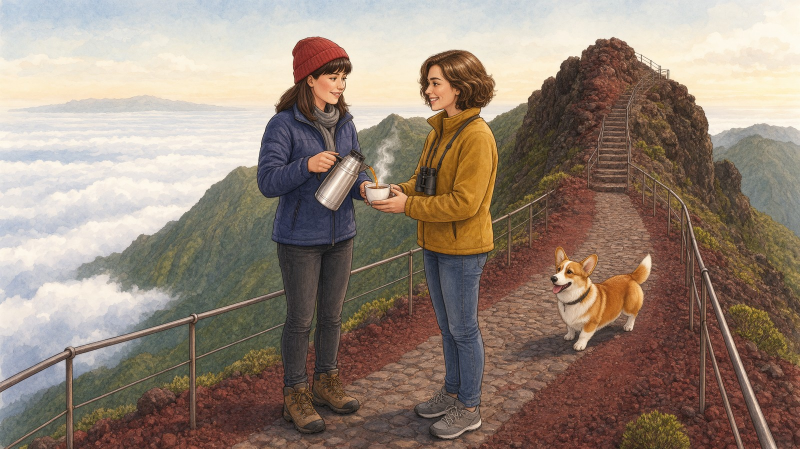
#> input picture tools/core/gen/masters/b6p7v2.jpg, 1600 x 898 px, found by its file name (shown at 1/2 size)
$ python b6p7steam.py
#> lines starting #> are read from the running program, lines starting #| are printed output that depends on the picture; after the words box and inside, x2 and y2 are one past the last pixel; in counts of white or black regions, pixels touching at a corner belong together
### tools/core/frames.py
import json, os, re, numpy as np, cv2
from PIL import Image, ImageDraw, ImageFilter
S='/tmp/claude-0/-home-claude/c592c827-54c1-535b-90c3-a38173d9efc0/scratchpad/'
A=S+'artifact-files/87e1712e-5e90-4175-b828-2581544915d4/'; I=A+'img/'; M=S+'gen/masters/'
W,H=1600,898; K=W/1200
def load(name): return np.asarray(Image.open(M+name).convert('RGB'),np.float32)
#> called with name = 'b6p7v2.jpg'
def rgb(p): return np.asarray(Image.open(p).convert('RGB').resize((W,H),Image.LANCZOS),np.float32)
# [4 lines left out: function poly_mask, not called in this run]
def soften(m,grow=3,blur=1.5):
    im=Image.fromarray((m*255).astype(np.uint8)).filter(ImageFilter.MedianFilter(5)).filter(ImageFilter.MinFilter(3)).filter(ImageFilter.MaxFilter(grow))
    return np.asarray(im.filter(ImageFilter.GaussianBlur(blur)),np.float32)/255
def lum(B): return B@np.float32([.299,.587,.114])
def sat(B): return B.max(2)-B.min(2)
DIS=cv2.DISOpticalFlow_create(cv2.DISOPTICAL_FLOW_PRESET_MEDIUM)
G8=lambda a:cv2.cvtColor(np.clip(a,0,255).astype(np.uint8),cv2.COLOR_RGB2GRAY)
def flow(a,b): return DIS.calc(G8(a),G8(b),None)
GX,GY=np.meshgrid(np.arange(W,dtype=np.float32),np.arange(H,dtype=np.float32))
def warp(im,f,s): return cv2.remap(im,GX-s*f[...,0],GY-s*f[...,1],cv2.INTER_CUBIC,borderMode=cv2.BORDER_REFLECT)
def morph(a,b,s,fab=None,fba=None):
    fab=flow(a,b) if fab is None else fab; fba=flow(b,a) if fba is None else fba
    return (1-s)*warp(a,fab,s)+s*warp(b,fba,1-s)
# [6 lines left out: function cycle, not called in this run]
def water_cycle(B,variants,amp=.45,steps=7): return cycle([B]+[morph(B,v,amp) for v in variants],steps)
def shift(B,dx,dy): return cv2.remap(B,GX-dx,GY-dy,cv2.INTER_CUBIC,borderMode=cv2.BORDER_REFLECT)
# [6 lines left out: function fall_scroll, not called in this run]
def breathe(B,g,n=16,amp=.08):
    return [B*(1+amp*0.5*(1-np.cos(2*np.pi*i/n))*g)[...,None] for i in range(n)]
# [72 lines left out: functions twinkle, save, loop, insert, ripple, sway, not called in this run]

# ---------- steam: soft white wisps rising and curling from (cx, cy), looping ----------
def steam(B,cx,cy,height=150,width=46,n=24,strands=3,alpha=.62,seed=3,lean=0.):
#> called with cx = 755, cy = 366, height = 150, width = 42, n = 24, strands = 3, alpha = 0.5, seed = 3
    rng=np.random.default_rng(seed); out=[]
    ph=[rng.uniform(0,1) for _ in range(strands)]; off=[(s-(strands-1)/2)*width*0.32 for s in range(strands)]
    for i in range(n):
        layer=np.zeros((H,W),np.float32)
        for s in range(strands):
            for k in range(70):
                u=(k/70+ i/n + ph[s])%1.0                       # 0 at cup, 1 at top
                yv=cy-u*height
                xv=cx+lean*u+off[s]*(1-u*.5)+np.sin(u*7.0+ph[s]*6.28+i/n*6.28)*width*0.32*u
                a=np.sin(np.pi*u)**1.4*(1-u*.35)
                r=2.2+5*u
                cv2.circle(layer,(int(xv),int(yv)),int(r),float(a),-1,lineType=cv2.LINE_AA)
        layer=cv2.GaussianBlur(layer,(0,0),3.5); layer=np.clip(layer,0,1)*alpha
        out.append(B*(1-layer[...,None])+np.float32([255,252,246])*layer[...,None])
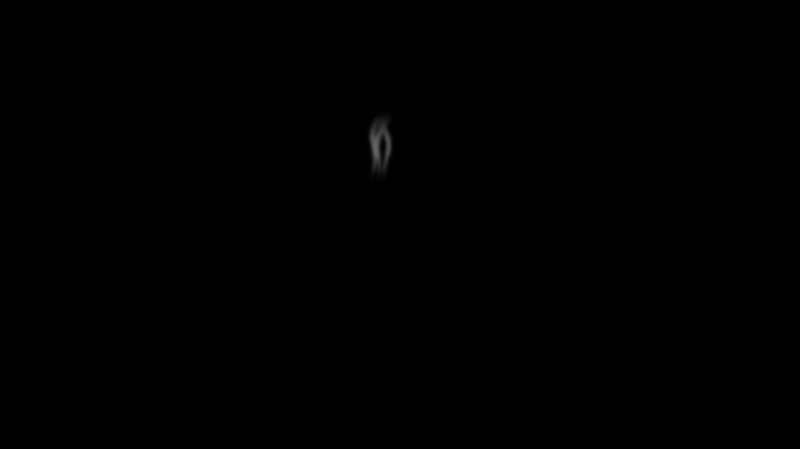
#> layer: shape (898, 1600) float32 (shown at 1/2 size); min 0, max 0.397, mean 0.000573
#> after the loop, out = 24 items
    return out

# ---------- spill: wave water pouring over a rock wall into a pool, timed to the wave peak ----------
# [49 lines left out: functions _pulse, spill, not called in this run]

### tools/core/windfx.py
"""Gentle wind layers (painted-frame sway). usage: windfx.py <key>   (adds/replaces the page's 'lb' layer)"""
import sys, re, numpy as np, cv2
S = '/tmp/claude-0/-home-claude/c592c827-54c1-535b-90c3-a38173d9efc0/scratchpad/'
sys.path.insert(0, S)
import frames as F
W, H = 1600, 898
YY, XX = np.mgrid[0:H, 0:W]

FOLIAGE = {  # key: (image, foliage polys, people/object boxes to keep still (SAM), amp)
 'domingo:1': ('b3p2v2', [[(0, 60), (330, 60), (330, 600), (0, 640)], [(1270, 100), (1600, 100), (1600, 898), (1150, 898), (1150, 600), (1270, 600)]],
               [[700, 265, 985, 898], [60, 360, 1020, 898], [630, 400, 760, 560]], 2.4),
 'domingo:2': ('b3p3', [[(0, 0), (420, 0), (420, 480), (0, 500)], [(0, 640), (260, 640), (260, 898), (0, 898)], [(1150, 470), (1600, 470), (1600, 898), (1150, 898)]],
               [[420, 190, 620, 770], [590, 190, 800, 780], [750, 600, 1010, 900]], 2.4),
 'domingo:3': ('b3p4', [[(0, 690), (240, 690), (260, 898), (0, 898)], [(0, 540), (120, 540), (120, 690), (0, 690)], [(1340, 500), (1600, 500), (1600, 820), (1340, 820)], [(560, 0), (1080, 0), (1080, 110), (560, 110)]],
               [[900, 500, 1140, 898], [730, 690, 880, 820]], 2.2),
 'domingo:4': ('b3p5', [[(1150, 0), (1600, 0), (1600, 898), (1240, 898), (1240, 450), (1150, 450)], [(450, 0), (1150, 0), (1150, 70), (450, 70)], [(0, 640), (250, 640), (250, 898), (0, 898)]],
               [[370, 160, 560, 800], [540, 160, 820, 800], [930, 520, 1150, 760]], 2.4),
 'domingo:6': ('b3p7', [[(0, 230), (450, 230), (450, 680), (0, 700)], [(1240, 380), (1600, 380), (1600, 898), (1380, 898), (1380, 700), (1240, 700)]],
               [[440, 140, 800, 898], [750, 150, 1210, 898], [1040, 520, 1430, 898], [0, 640, 400, 898]], 2.4),
}
HAIR = {  # key: (image, [(hair box x0,y0,x1,y1, face cx,cy)], amp)
 'sabado:3': ('b2p4', [(520, 240, 710, 400, 630, 320), (900, 190, 1100, 360, 1010, 290)], 1.8),
 'sabado:4': ('b2p5', [(840, 100, 1060, 330, 950, 215), (1060, 110, 1240, 290, 1140, 200)], 1.8),
 'sabado:5': ('b2p6', [(510, 80, 720, 360, 630, 220), (880, 130, 1060, 420, 960, 250)], 1.8),
 'sabado:6': ('b2p7', [(330, 200, 560, 450, 470, 320), (570, 320, 730, 480, 650, 410)], 1.8),
}
UMBRELLA = {'sabado:6': [(1340, 0), (1600, 0), (1600, 45), (1340, 30)]}

# [15 lines left out: functions people_mask, _sam_people, not called in this run]

def add_layer(key, html_layer, stem):
    h = open(F.A + 'index.html').read(); i = h.find(f"'{key}':"); j = h.find('\n', i); line = h[i:j]
    line = re.sub(r'<svg x="[\d.]+" y="[\d.]+" width="[\d.]+" height="[\d.]+" viewBox="[^"]+"[^>]*><image href="img/' + stem + r'_sheet\.webp".*?</svg>', '', line)
    line = re.sub(r'<image href="img/' + stem + r'00\.webp".*?(?=<image href="img/(?!' + stem + r')|<svg|</g><!--/life-->)', '', line, flags=re.S)
    if '<!--/life-->' in line:
        line = line.replace('</g><!--/life-->', html_layer + '</g><!--/life-->', 1)
        open(F.A + 'index.html', 'w').write(h[:i] + line + h[j:])
    else:
        F.insert(F.A + 'index.html', key, html_layer)

# [41 lines left out: function build, not called in this run]

# [2 lines that do not run on import are left out]

### tools/core/b6p7steam.py
"""Book 6 page 7 (b6p7v2): steam rises from Ana's cup of tea."""
import sys, numpy as np, cv2
S='/tmp/claude-0/-home-claude/c592c827-54c1-535b-90c3-a38173d9efc0/scratchpad/'; sys.path.insert(0,S)
import frames as F, windfx
B=F.load('b6p7v2.jpg'); H,W=898,1600
fr=F.steam(B,755,366,height=150,width=42,alpha=.5,lean=12)
#> fr = 24 items
m=np.zeros((H,W),np.float32); cv2.ellipse(m,(765,290),(70,110),0,0,360,1.,-1); m=cv2.GaussianBlur(m,(0,0),10)
#> after `m = np.zeros((H, W), np.float32)`: m: shape (898, 1600) float32; every value is 0
#> after `cv2.ellipse(m, (765, 290), (70, 110), 0, 0, 360, 1.0, -1)`:
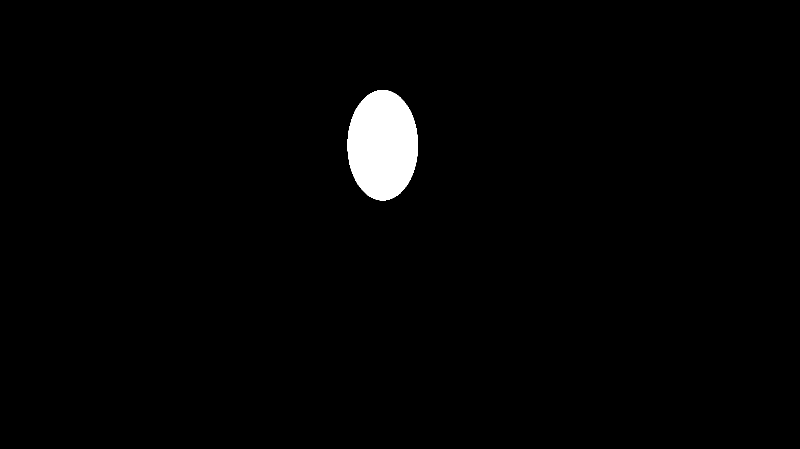
#> m: shape (898, 1600) float32 (shown at 1/2 size); values 0 (black) and 1 (white), 1.7% white; 1 white region, box (x1, y1, x2, y2) and area: (695, 180, 836, 401) 24441
windfx.add_layer('pico:6','','b6p7_lt')
#> (the run stopped early here; a loop or call above may not have finished)
